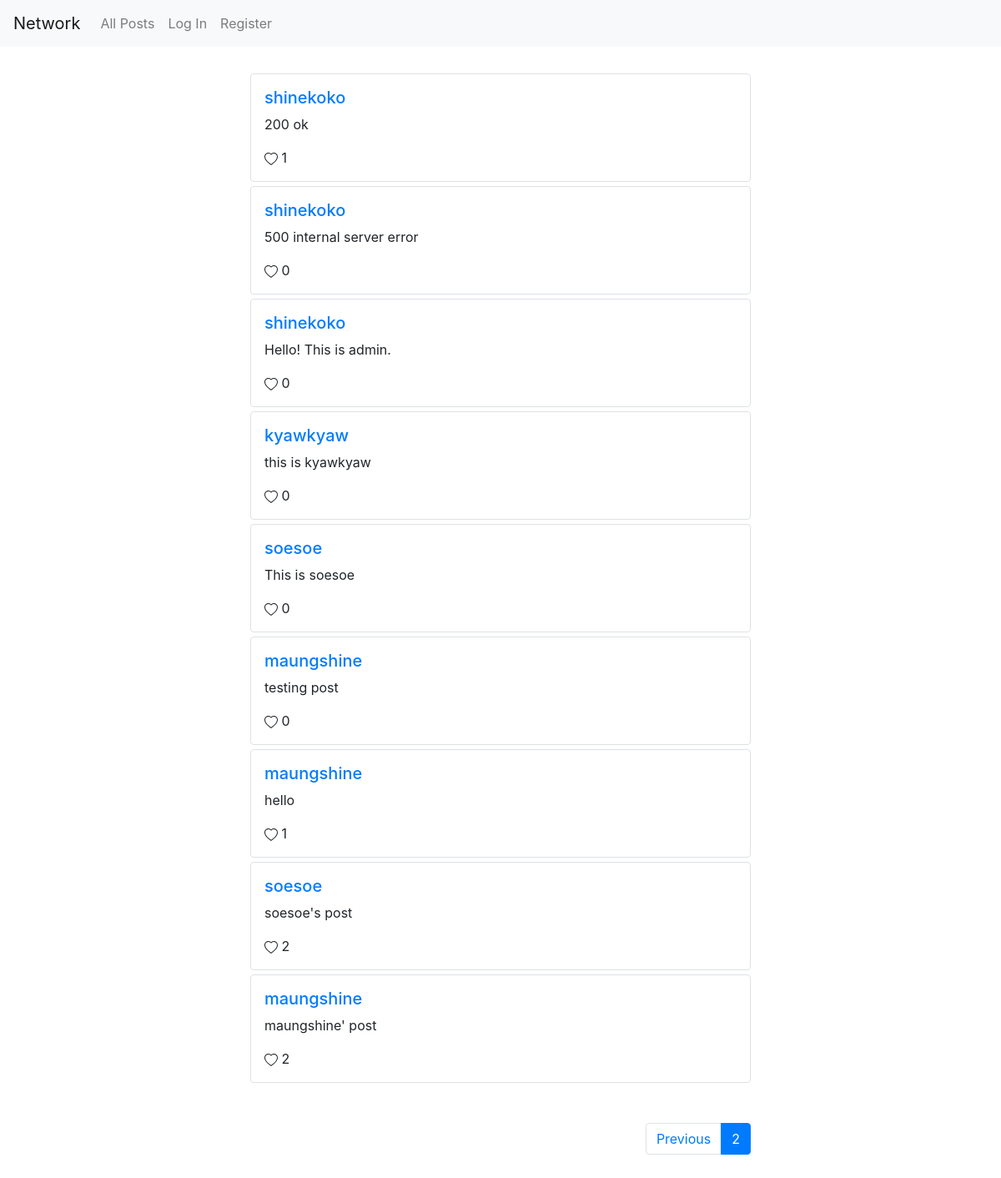
Before: /?page=2 with the older database file.
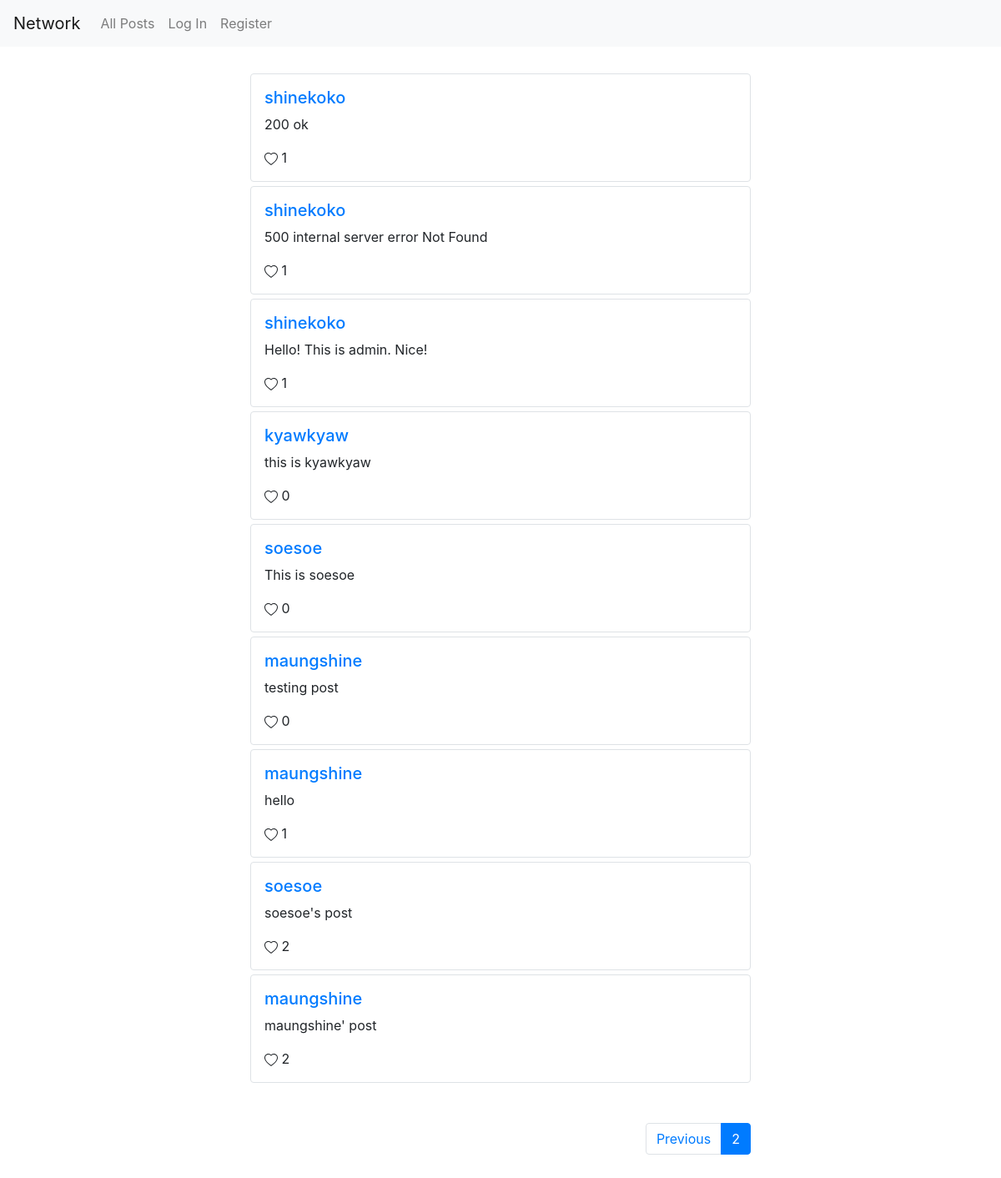
After: the same page with the newer database file.
### network/models.py (models this page shows, shortened)
class Post(models.Model):
    post_user = models.ForeignKey(settings.AUTH_USER_MODEL,
                                  on_delete=models.CASCADE,
                                  related_name='user_posts')
    date_posted = models.DateTimeField(null=False, auto_now_add=True)
    content = models.TextField(null=False, blank=False)
    @property
    def liked(self):
        return [like.liked_user for like in self.liked_users.all()]

class User(AbstractUser):
    pass

class Like(models.Model):
    liked_user = models.ForeignKey(settings.AUTH_USER_MODEL,
                                   on_delete=models.CASCADE,
                                   related_name='liked_posts')
    liked_post = models.ForeignKey(Post,
                                   on_delete=models.CASCADE,
                                   related_name='liked_users')

### network/views.py (the view)
# urls.py: path("", views.index, name="index"),
def index(request):
    posts = Post.objects.order_by('date_posted').reverse()
    p = Paginator(posts, 10)
    page_number = request.GET.get('page')
    page_obj = p.get_page(page_number)
    return render(request, "network/index.html", {
        'page_obj' : page_obj,
        'following': False
    })

### network/templates/network/index.html (shortened to what this page needs)
{% extends "network/layout.html" %}
{% load static %}
{% block body %}
    <section id="main_page">
        {% for post in page_obj.object_list %}
        <div class="container border rounded post">
            <div class="username"><h5><a href="{% url 'profile' post.post_user.id %}">{{ post.post_user.username }}</a></h5></div>
            <div class="content" id="post-{{ post.id }}"><p id="content-{{ post.id }}">{{ post.content }}</p></div>
            <div class="like">
            {% if user not in post.liked %}
              <svg id="like-icon-{{ post.id }}" onclick="like_post({{ post.id }})" width="1em" height="1em" viewBox="0 0 16 16" class="bi bi-heart" fill="currentColor" xmlns="http://www.w3.org/2000/svg">
                <path fill-rule="evenodd" d="M8 2.748l-.717-.737C5.6.281 2.514.878 1.4 3.053c-.523 1.023-.641 2.5.314 4.385.92 1.815 2.834
                3.989 6.286 6.357 3.452-2.368 5.365-4.542 6.286-6.357.955-1.886.838-3.362.314-4.385C13.486.878 10.4.28 8.717 2.01L8 2.748zM8
                15C-7.333 4.868 3.279-3.04 7.824 1.143c.06.055.119.112.176.171a3.12 3.12 0 0 1 .176-.17C12.72-3.042 23.333 4.867 8 15z"/>
              </svg>
              <span id="post-{{ post.id }}-like" class="like-count">{{ post.liked_users.all|length }}</span>
            {% endif %}
            </div>
        </div>
        {% endfor %}
    </section>
    <div class="paginator text-right container">
      <nav aria-label="paginator">
        <ul class="pagination">
        {% if page_obj.has_previous %}
          <li class="page-item">
            <a class="page-link" href="?page={{ page_obj.previous_page_number }}" tabindex="-1" aria-disabled="true">Previous</a>
          </li>
        {% endif %}
          <li class="page-item active" aria-current="page">
            <a class="page-link" href="#">{{ page_obj.number }}<span class="sr-only">(current)</span></a>
          </li>
        </ul>
      </nav>
    </div>
{% endblock %}

Changed rows visible on the page:
changed Post: content "500 internal server error" → "500 internal server error Not Found"; liked_users.all|length "0" → "1"
changed Post: content "Hello! This is admin." → "Hello! This is admin. Nice!"; liked_users.all|length "0" → "1"
